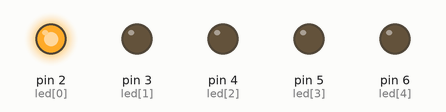
This sketch was run on a simulated Arduino Uno, built with avr-gcc and run on an emulated ATmega328P. Shown: output pins drawn as LEDs (lit = HIGH).

Above: at 0.1 s.
At 0.9 s:
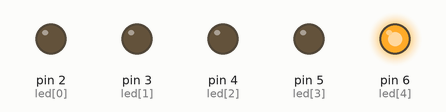
At 1.1 s:
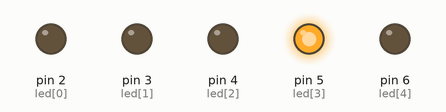
At 2.1 s:
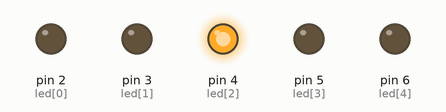
At 3.5 s:
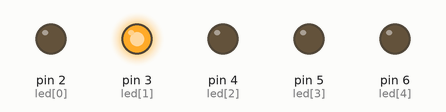
Timing chart, 0 to 3.8 s (numbered marks = the images above):
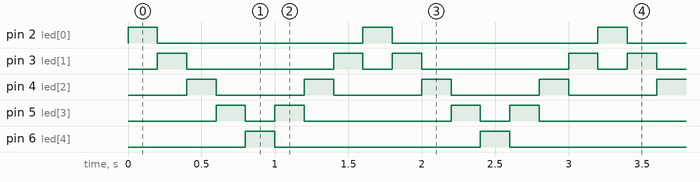

Measured:
- by itself, pin 2 (led[0]), pin 6 (led[4]): alternates HIGH for 0.20 s and LOW for 1.4 s
- by itself, pin 3 (led[1]): repeats every 1.6 s: LOW 1.0 s, HIGH 0.20 s, LOW 0.20 s, HIGH 0.20 s
- by itself, pin 4 (led[2]): alternates HIGH for 0.20 s and LOW for 0.60 s
- by itself, pin 5 (led[3]): repeats every 1.6 s: LOW 0.20 s, HIGH 0.20 s, LOW 1.0 s, HIGH 0.20 s

The sketch:

arduino-snake-led.ino
```cpp
int led[]={2,3,4,5,6};
int n=5;

void setup(){
  for(int i=0;i<n;i++){
    pinMode(led[i],OUTPUT);
  }
}
void loop(){
  for(int i=0;i<n;i++){
    digitalWrite(led[i],HIGH);
    delay(200);
    digitalWrite(led[i],LOW);
  }
  for(int i=n-2;i>0;i--){
    digitalWrite(led[i],HIGH);
    delay(200);
    digitalWrite(led[i],LOW);
  }
}
```
